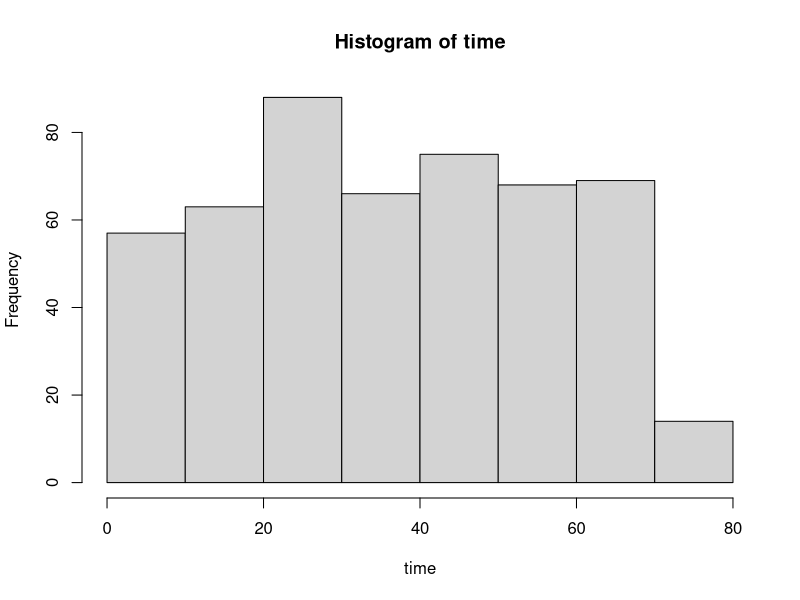
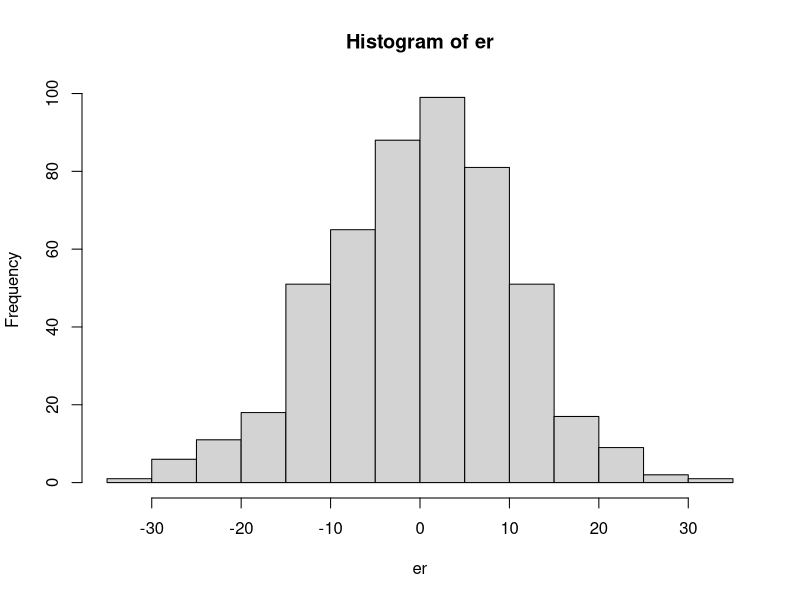
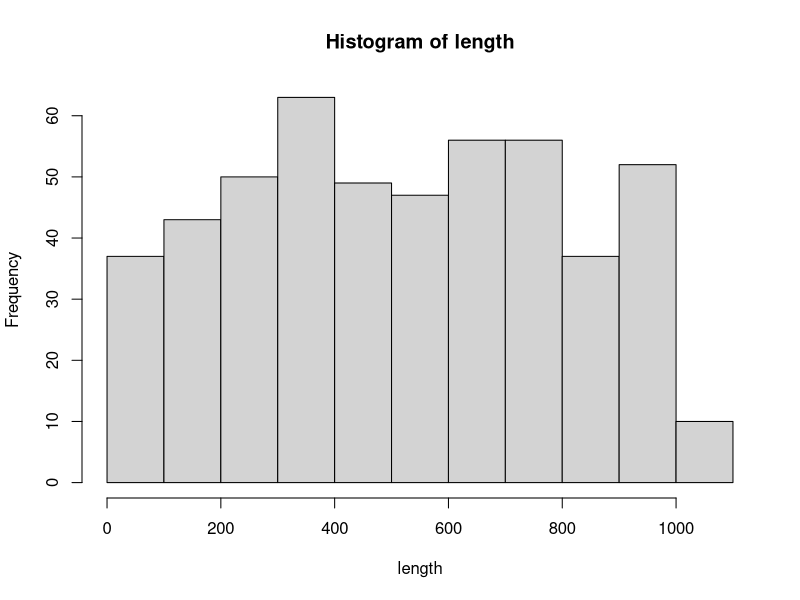
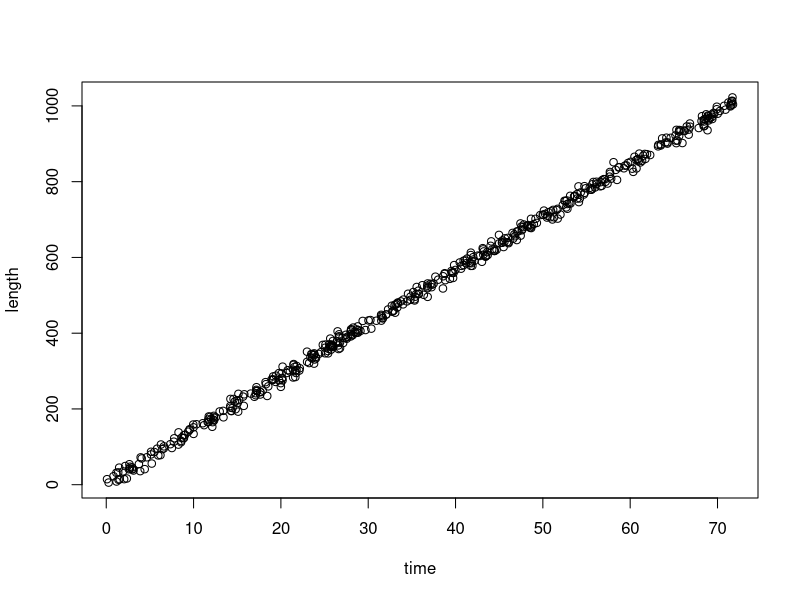
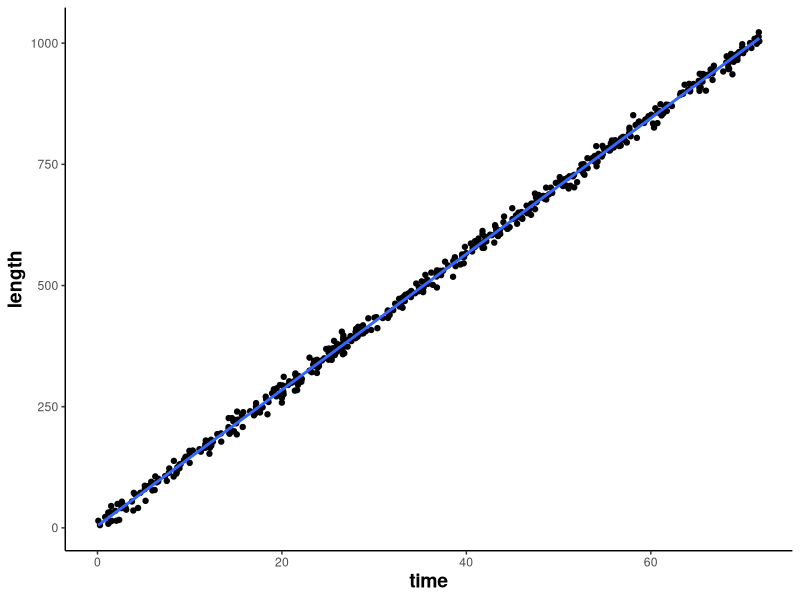
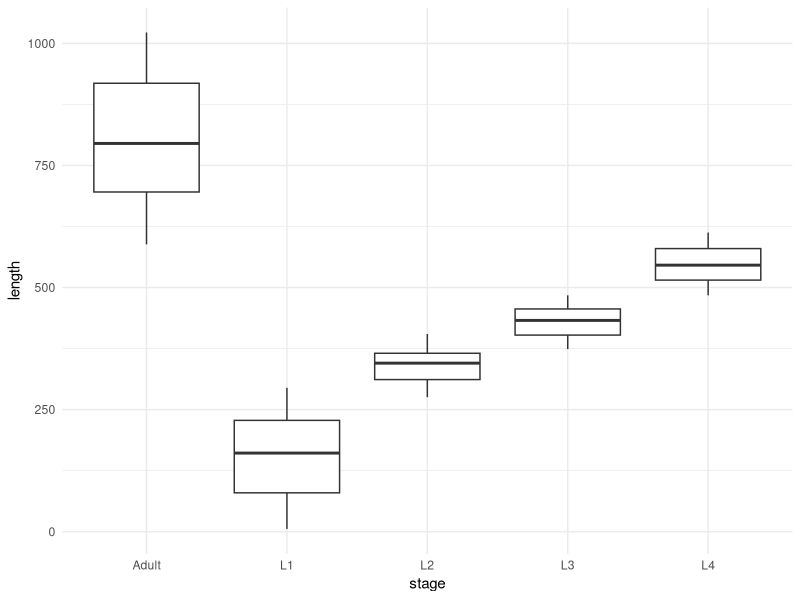
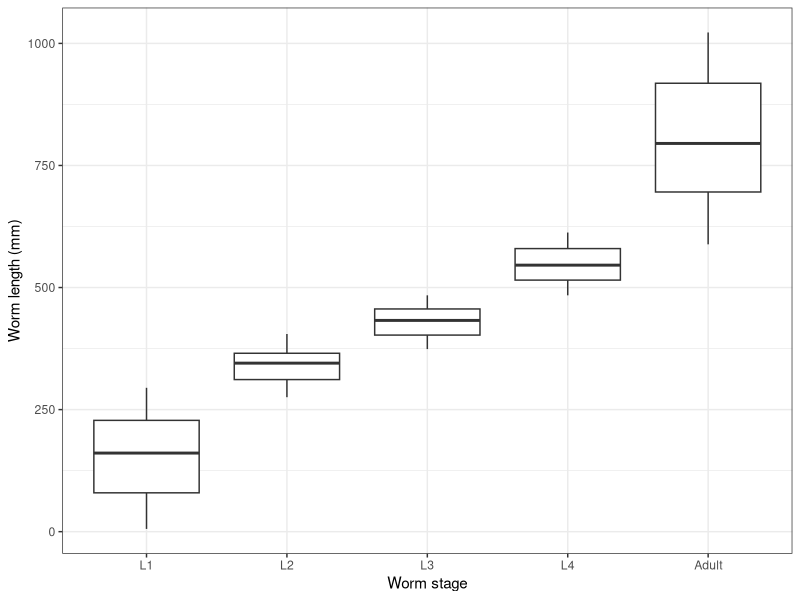

These charts were generated, in order, by the following R code:
#########
# Data meetings, day 2
# Let's R
#########

# What version of R are you using? What packages are loaded in the workspace?
sessionInfo()

# Install/Load packages
#install.packages("tidyverse")
library(tidyverse) # load tidyverse


#####
# We will simulate data to create a growth curve for worms
# Data:  measure of worm length over time, assuming a linear relationship

set.seed(100) #to replicate random assignments

n <- 500 # number of observations
a <- 5 # intercept - size of an egg
b <- 14 # slope, 14 um increase in size with a unit increase (1 hour) in time
sdev <- 10 # average deviation of measures

time <- runif(n, min = 0, max = 24*3) # set up measures of time - uniform distribution- over three days

mean(time)
hist(time)

er <- rnorm(n, mean = 0, sd = sdev) # normally distributed error

mean(er)
hist(er)

length <- a + b*time + er # length measured (simulated)

mean(length)
hist(length)

growthfit  <- lm(length ~ time) #fit a linear regression model using the lm() function in base R

summary(growthfit) #get summary of regression fit
summary(growthfit)$sigma

plot(time, length) # relationship between time and length 

worm.grow <- data.frame(time, length, er) %>% # create  a dataframe to use in ggplot below
    mutate(stage = case_when(time < 20 ~ "L1", # create a factor variable to store stage information 
                             time >= 20 & time < 27 ~ "L2",
                             time >= 27 & time < 34 ~ "L3",
                             time >= 34 & time < 43 ~ "L4",
                             time >= 43 ~ "Adult"))

# Plot the relationship between length and time using ggplot()
ggplot(data = worm.grow, #dataframe
       mapping = aes(x = time, y = length))+  #mapping information, x is continuos
    geom_point() + #the geom pattern
    theme_classic() + #theme of the graph (there are many option)
    geom_smooth(method = 'lm') + #fit a line using lm() (linear regression)
    theme(axis.title=element_text(size=14,face="bold")) 

# Plot boxplots using a factor variable on the x-axis
ggplot(data= worm.grow, #dataframe
       aes(x = stage, y = length)) + #mapping variables, x is a factor
    geom_boxplot() + # The geom pattern
    theme_minimal() # minimal theme

# reorder factor levels to be: L1, L2, L3, L4 and Adult
fct_reorder(worm.grow$stage, worm.grow$length) %>%  # Reorder based on median length
    levels() %>% head() 

ggplot(data= worm.grow, aes(x = fct_reorder(stage, length), y = length)) +
    geom_boxplot() +
    labs( x = "Worm stage", #label x axis
          y = "Worm length (mm)") + #label y-axis
    theme_bw() #black and white theme

######
# read this site:
# https://stat545.com/ 
# very useful, gives good tips and tricks.

######
#  How does changing the simulated error term  affect the regression fit?

set.seed(50)

sdev <- 10

er.many <- vector() #initialize variables that will be used in a for loop
er.loop <- vector()

for(i in  1:6){
    er.loop <- as.matrix(rnorm(n, mean = 0, sd = sdev),  ncol  = 1)
    colnames(er.loop) <- paste0("sd.",sdev) #paste0() function in base R
    er.many <- cbind(er.many, er.loop) #cbind - column binding
    sdev = sdev+(i*2)
}

er.many[1:5,]

error.pval <- matrix(NA, nrow = 6, ncol =3) #initialize a matrix to hold information from for loop below

for(i in 1:6){
    length <- a + b*time + er.many[,i] # length measured (simulated)
    growthfit  <- lm(length ~ time) #fit the regression model
    error.pval[i,1:3] <- cbind(colnames(er.many)[i], summary(growthfit)$coef[1,4], summary(growthfit)$sigma)
    # save the sdev given, the p-value, and the sd generated from the model
}

colnames(error.pval) <- c("given_sd", "estimated_p.value", "simulated_sd")

print(error.pval)

